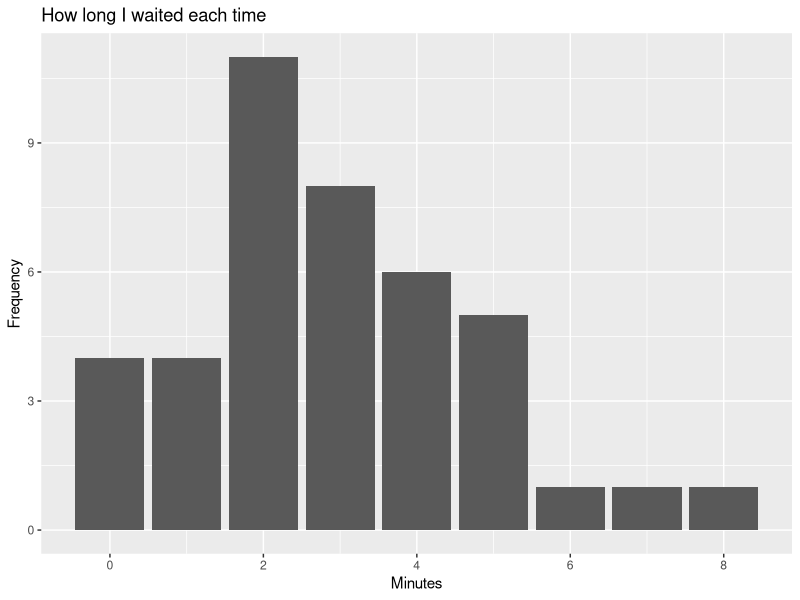

Source code (R):
## ---- chunk 1
library(ggplot2)
stops <- c(4, 2, 6, 4, 0, 5, 1, 3, 2, 3, 1, 2, 3, 4, 3, 4, 7, 5, 
           3, 3, 0, 2, 2, 2, 2, 0, 3, 1, 0, 4, 5, 1, 2, 4, 3, 2, 
           8, 2, 2, 5, 5)

ggplot(tibble::enframe(stops), aes(x = value)) +
  geom_bar() +
  labs(title = "How long I waited each time", 
       x = "Minutes", 
       y = "Frequency")
## ---- chunk 2
parms <- MASS::fitdistr(stops, "poisson")
parms
